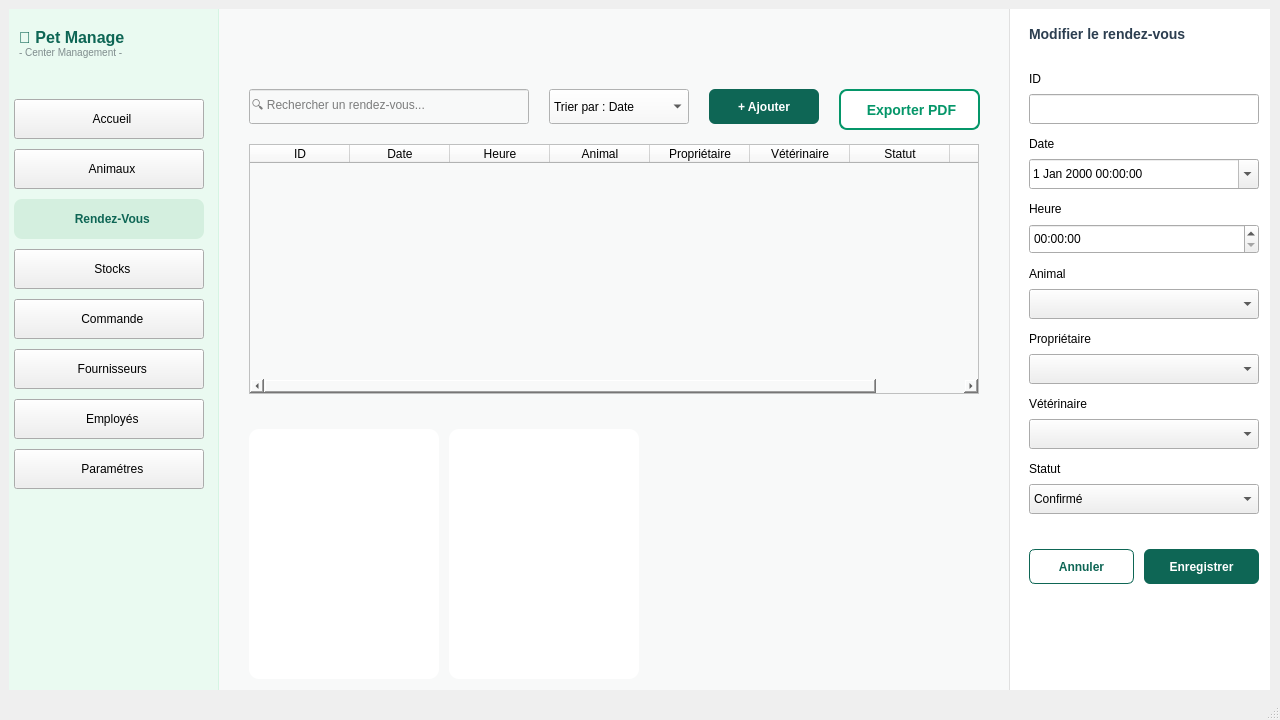
<?xml version="1.0" encoding="UTF-8"?>
<ui version="4.0">
 <class>rdv</class>
 <widget class="QMainWindow" name="rdv">
  <property name="geometry">
   <rect>
    <x>0</x>
    <y>0</y>
    <width>1280</width>
    <height>720</height>
   </rect>
  </property>
  <property name="windowTitle">
   <string>Pet Manage - Gestion des rendez-vous</string>
  </property>
  <widget class="QWidget" name="centralwidget">
   <widget class="QStackedWidget" name="stackedWidget">
    <property name="geometry">
     <rect>
      <x>9</x>
      <y>9</y>
      <width>1261</width>
      <height>681</height>
     </rect>
    </property>
    <property name="currentIndex">
     <number>0</number>
    </property>
    <widget class="QWidget" name="page">
     <widget class="QFrame" name="menu">
      <property name="geometry">
       <rect>
        <x>-10</x>
        <y>-10</y>
        <width>220</width>
        <height>720</height>
       </rect>
      </property>
      <property name="styleSheet">
       <string>QFrame#menu { background-color: #eafaf1; border-right: 1px solid #d5f5e3; }</string>
      </property>
      <widget class="QLabel" name="labelLogo">
       <property name="geometry">
        <rect>
         <x>20</x>
         <y>20</y>
         <width>180</width>
         <height>50</height>
        </rect>
       </property>
       <property name="text">
        <string>&lt;b style='color:#0e6655; font-size:16px;'&gt;🐾 Pet Manage&lt;/b&gt;&lt;br&gt;&lt;span style='color:#7f8c8d; font-size:10px;'&gt;- Center Management -&lt;/span&gt;</string>
       </property>
      </widget>
      <widget class="QPushButton" name="btnAccueil">
       <property name="geometry">
        <rect>
         <x>15</x>
         <y>100</y>
         <width>190</width>
         <height>40</height>
        </rect>
       </property>
       <property name="text">
        <string>  Accueil</string>
       </property>
      </widget>
      <widget class="QPushButton" name="btnAnimaux">
       <property name="geometry">
        <rect>
         <x>15</x>
         <y>150</y>
         <width>190</width>
         <height>40</height>
        </rect>
       </property>
       <property name="text">
        <string>  Animaux</string>
       </property>
      </widget>
      <widget class="QPushButton" name="btnRendezVous">
       <property name="geometry">
        <rect>
         <x>15</x>
         <y>200</y>
         <width>190</width>
         <height>40</height>
        </rect>
       </property>
       <property name="styleSheet">
        <string>background-color: #d4efdf; color: #0e6655; font-weight: bold; border-radius: 8px;</string>
       </property>
       <property name="text">
        <string>  Rendez-Vous</string>
       </property>
      </widget>
      <widget class="QPushButton" name="btnStocks">
       <property name="geometry">
        <rect>
         <x>15</x>
         <y>250</y>
         <width>190</width>
         <height>40</height>
        </rect>
       </property>
       <property name="text">
        <string>  Stocks</string>
       </property>
      </widget>
      <widget class="QPushButton" name="btnProprietaires">
       <property name="geometry">
        <rect>
         <x>15</x>
         <y>300</y>
         <width>190</width>
         <height>40</height>
        </rect>
       </property>
       <property name="text">
        <string>  Commande</string>
       </property>
      </widget>
      <widget class="QPushButton" name="btnFournisseurs">
       <property name="geometry">
        <rect>
         <x>15</x>
         <y>350</y>
         <width>190</width>
         <height>40</height>
        </rect>
       </property>
       <property name="text">
        <string>  Fournisseurs</string>
       </property>
      </widget>
      <widget class="QPushButton" name="btnEmployes">
       <property name="geometry">
        <rect>
         <x>15</x>
         <y>400</y>
         <width>190</width>
         <height>40</height>
        </rect>
       </property>
       <property name="text">
        <string>  Employés</string>
       </property>
      </widget>
      <widget class="QPushButton" name="btnParametres">
       <property name="geometry">
        <rect>
         <x>15</x>
         <y>450</y>
         <width>190</width>
         <height>40</height>
        </rect>
       </property>
       <property name="text">
        <string>  Paramétres</string>
       </property>
      </widget>
     </widget>
     <widget class="QFrame" name="modification">
      <property name="geometry">
       <rect>
        <x>1000</x>
        <y>-10</y>
        <width>270</width>
        <height>720</height>
       </rect>
      </property>
      <property name="styleSheet">
       <string>QFrame#modification { background-color: white; border-left: 1px solid #e0e0e0; }</string>
      </property>
      <widget class="QLabel" name="labelPicTitre">
       <property name="geometry">
        <rect>
         <x>20</x>
         <y>20</y>
         <width>200</width>
         <height>30</height>
        </rect>
       </property>
       <property name="styleSheet">
        <string>font-weight: bold; font-size: 14px; color: #2c3e50;</string>
       </property>
       <property name="text">
        <string>Modifier le rendez-vous</string>
       </property>
      </widget>
      <widget class="QLabel" name="labelId">
       <property name="geometry">
        <rect>
         <x>20</x>
         <y>70</y>
         <width>60</width>
         <height>20</height>
        </rect>
       </property>
       <property name="text">
        <string>ID</string>
       </property>
      </widget>
      <widget class="QLineEdit" name="lineEditId">
       <property name="geometry">
        <rect>
         <x>20</x>
         <y>95</y>
         <width>230</width>
         <height>30</height>
        </rect>
       </property>
       <property name="readOnly">
        <bool>true</bool>
       </property>
      </widget>
      <widget class="QLabel" name="labelDate">
       <property name="geometry">
        <rect>
         <x>20</x>
         <y>135</y>
         <width>60</width>
         <height>20</height>
        </rect>
       </property>
       <property name="text">
        <string>Date</string>
       </property>
      </widget>
      <widget class="QDateTimeEdit" name="dateEditRdv">
       <property name="geometry">
        <rect>
         <x>20</x>
         <y>160</y>
         <width>230</width>
         <height>30</height>
        </rect>
       </property>
       <property name="calendarPopup">
        <bool>true</bool>
       </property>
      </widget>
      <widget class="QLabel" name="labelHeure">
       <property name="geometry">
        <rect>
         <x>20</x>
         <y>200</y>
         <width>60</width>
         <height>20</height>
        </rect>
       </property>
       <property name="text">
        <string>Heure</string>
       </property>
      </widget>
      <widget class="QTimeEdit" name="timeEditRdv">
       <property name="geometry">
        <rect>
         <x>20</x>
         <y>225</y>
         <width>230</width>
         <height>30</height>
        </rect>
       </property>
      </widget>
      <widget class="QLabel" name="labelAnimal">
       <property name="geometry">
        <rect>
         <x>20</x>
         <y>265</y>
         <width>60</width>
         <height>20</height>
        </rect>
       </property>
       <property name="text">
        <string>Animal</string>
       </property>
      </widget>
      <widget class="QComboBox" name="comboAnimal">
       <property name="geometry">
        <rect>
         <x>20</x>
         <y>290</y>
         <width>230</width>
         <height>30</height>
        </rect>
       </property>
      </widget>
      <widget class="QLabel" name="labelProprio">
       <property name="geometry">
        <rect>
         <x>20</x>
         <y>330</y>
         <width>80</width>
         <height>20</height>
        </rect>
       </property>
       <property name="text">
        <string>Propriétaire</string>
       </property>
      </widget>
      <widget class="QComboBox" name="comboProprietaire">
       <property name="geometry">
        <rect>
         <x>20</x>
         <y>355</y>
         <width>230</width>
         <height>30</height>
        </rect>
       </property>
      </widget>
      <widget class="QLabel" name="labelVet">
       <property name="geometry">
        <rect>
         <x>20</x>
         <y>395</y>
         <width>80</width>
         <height>20</height>
        </rect>
       </property>
       <property name="text">
        <string>Vétérinaire</string>
       </property>
      </widget>
      <widget class="QComboBox" name="comboVeterinaire">
       <property name="geometry">
        <rect>
         <x>20</x>
         <y>420</y>
         <width>230</width>
         <height>30</height>
        </rect>
       </property>
      </widget>
      <widget class="QLabel" name="labelStatut">
       <property name="geometry">
        <rect>
         <x>20</x>
         <y>460</y>
         <width>60</width>
         <height>20</height>
        </rect>
       </property>
       <property name="text">
        <string>Statut</string>
       </property>
      </widget>
      <widget class="QComboBox" name="comboStatut">
       <property name="geometry">
        <rect>
         <x>20</x>
         <y>485</y>
         <width>230</width>
         <height>30</height>
        </rect>
       </property>
       <item>
        <property name="text">
         <string>Confirmé</string>
        </property>
       </item>
       <item>
        <property name="text">
         <string>En attente</string>
        </property>
       </item>
       <item>
        <property name="text">
         <string>Annulé</string>
        </property>
       </item>
       <item>
        <property name="text">
         <string>Terminé</string>
        </property>
       </item>
      </widget>
      <widget class="QPushButton" name="btnAnnuler">
       <property name="geometry">
        <rect>
         <x>20</x>
         <y>550</y>
         <width>105</width>
         <height>35</height>
        </rect>
       </property>
       <property name="styleSheet">
        <string>border: 1px solid #0e6655; color: #0e6655; border-radius: 6px; font-weight: bold;</string>
       </property>
       <property name="text">
        <string>Annuler</string>
       </property>
      </widget>
      <widget class="QPushButton" name="pushButton">
       <property name="geometry">
        <rect>
         <x>135</x>
         <y>550</y>
         <width>115</width>
         <height>35</height>
        </rect>
       </property>
       <property name="styleSheet">
        <string>background-color: #0e6655; color: white; border-radius: 6px; font-weight: bold;</string>
       </property>
       <property name="text">
        <string>Enregistrer</string>
       </property>
      </widget>
     </widget>
     <widget class="QWidget" name="contenu" native="true">
      <property name="geometry">
       <rect>
        <x>210</x>
        <y>-10</y>
        <width>790</width>
        <height>720</height>
       </rect>
      </property>
      <property name="styleSheet">
       <string>background-color: #f8f9f9;</string>
      </property>
      <widget class="QLineEdit" name="editRecherche">
       <property name="geometry">
        <rect>
         <x>30</x>
         <y>90</y>
         <width>280</width>
         <height>35</height>
        </rect>
       </property>
       <property name="placeholderText">
        <string>🔍 Rechercher un rendez-vous...</string>
       </property>
      </widget>
      <widget class="QComboBox" name="comboTri">
       <property name="geometry">
        <rect>
         <x>330</x>
         <y>90</y>
         <width>140</width>
         <height>35</height>
        </rect>
       </property>
       <item>
        <property name="text">
         <string>Trier par : Date</string>
        </property>
       </item>
      </widget>
      <widget class="QPushButton" name="btnAjouter">
       <property name="geometry">
        <rect>
         <x>490</x>
         <y>90</y>
         <width>110</width>
         <height>35</height>
        </rect>
       </property>
       <property name="styleSheet">
        <string>background-color: #0e6655; color: white; font-weight: bold; border-radius: 6px;</string>
       </property>
       <property name="text">
        <string>+ Ajouter</string>
       </property>
      </widget>
      <widget class="QTableWidget" name="tableWidget">
       <property name="geometry">
        <rect>
         <x>30</x>
         <y>145</y>
         <width>730</width>
         <height>250</height>
        </rect>
       </property>
       <property name="columnCount">
        <number>8</number>
       </property>
       <column>
        <property name="text">
         <string>ID</string>
        </property>
       </column>
       <column>
        <property name="text">
         <string>Date</string>
        </property>
       </column>
       <column>
        <property name="text">
         <string>Heure</string>
        </property>
       </column>
       <column>
        <property name="text">
         <string>Animal</string>
        </property>
       </column>
       <column>
        <property name="text">
         <string>Propriétaire</string>
        </property>
       </column>
       <column>
        <property name="text">
         <string>Vétérinaire</string>
        </property>
       </column>
       <column>
        <property name="text">
         <string>Statut</string>
        </property>
       </column>
       <column>
        <property name="text">
         <string>Actions</string>
        </property>
       </column>
      </widget>
      <widget class="QWidget" name="widgetDonut" native="true">
       <property name="geometry">
        <rect>
         <x>430</x>
         <y>430</y>
         <width>330</width>
         <height>250</height>
        </rect>
       </property>
      </widget>
      <widget class="QFrame" name="framePicJours">
       <property name="geometry">
        <rect>
         <x>30</x>
         <y>430</y>
         <width>190</width>
         <height>250</height>
        </rect>
       </property>
       <property name="styleSheet">
        <string>background: white; border-radius: 10px;</string>
       </property>
      </widget>
      <widget class="QFrame" name="framePicHeures">
       <property name="geometry">
        <rect>
         <x>230</x>
         <y>430</y>
         <width>190</width>
         <height>250</height>
        </rect>
       </property>
       <property name="styleSheet">
        <string>background: white; border-radius: 10px;</string>
       </property>
      </widget>
      <widget class="QPushButton" name="btnExportPdf">
       <property name="geometry">
        <rect>
         <x>620</x>
         <y>90</y>
         <width>141</width>
         <height>41</height>
        </rect>
       </property>
       <property name="styleSheet">
        <string notr="true">QPushButton {
    background-color: #ffffff;
    color: #059669;
    border: 2px solid #059669;
    border-radius: 8px;
    padding: 10px 20px;
    font-size: 14px;
    font-weight: bold;
}
QPushButton:hover {
    background-color: #ecfdf5;
}</string>
       </property>
       <property name="text">
        <string> Exporter PDF</string>
       </property>
      </widget>
     </widget>
    </widget>
    <widget class="QWidget" name="page_2"/>
   </widget>
  </widget>
  <widget class="QMenuBar" name="menubar">
   <property name="geometry">
    <rect>
     <x>0</x>
     <y>0</y>
     <width>1280</width>
     <height>26</height>
    </rect>
   </property>
  </widget>
  <widget class="QStatusBar" name="statusbar"/>
 </widget>
 <resources/>
 <connections/>
</ui>
